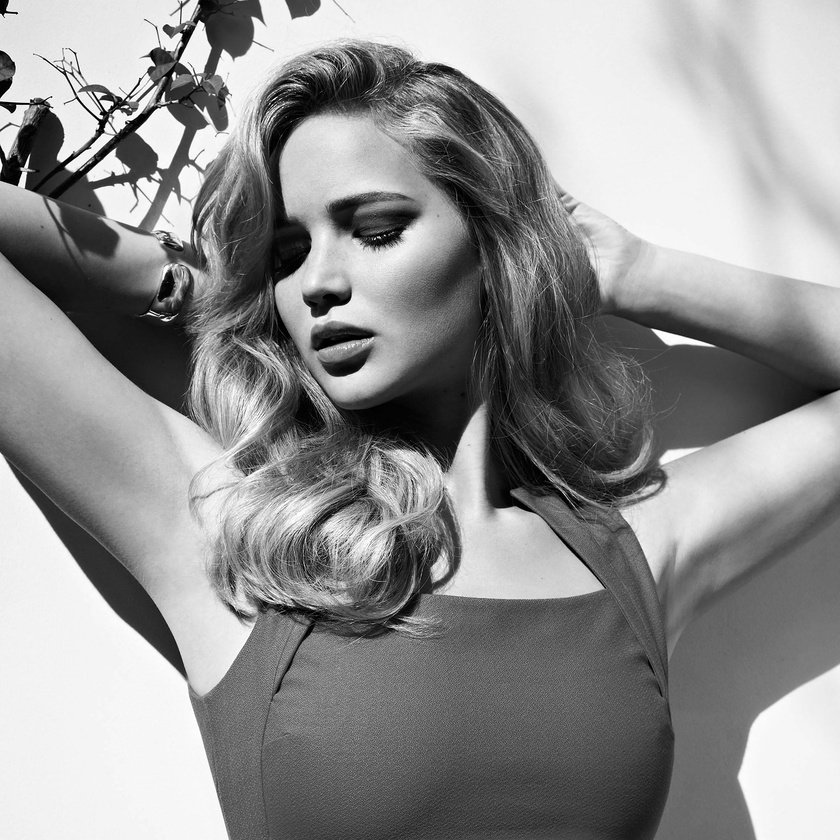
#> input picture Python/Image process/jennifer-lawrence-gray.jpg, 840 x 840 px, shrunk from 2732 x 2732 before the run, found by its file name
$ python GussianColored.py
#> lines starting #> are read from the running program, lines starting #| are printed output that depends on the picture
import numpy as np
from matplotlib import pyplot as plt
import cv2

img = cv2.imread("C:/Users/henry/OneDrive/Programs/Program/Python/Image process/jennifer-lawrence-gray.jpg", -1)
#> img is the input picture: shape (840, 840, 3); min 0, max 255, mean 145.2
#img = cv2.imread("/Users/henry/OneDrive/Programs/Program/Python/Image process/jennifer-lawrence-gray.jpg", 0) # For my mac

nr, nc = img.shape[:2]
#> nr = 840; nc = 840
x0 = nr // 2
#> x0 = 420
y0 = nc // 2
#> y0 = 420
sigma = 200

illumination = np.zeros([nr, nc], dtype = 'float32')

for x in range(nr):
    for y in range(nc):
        illumination[x,y] = np.exp(-((x - x0) ** 2 + (y - y0) ** 2) / (2 * sigma * sigma))
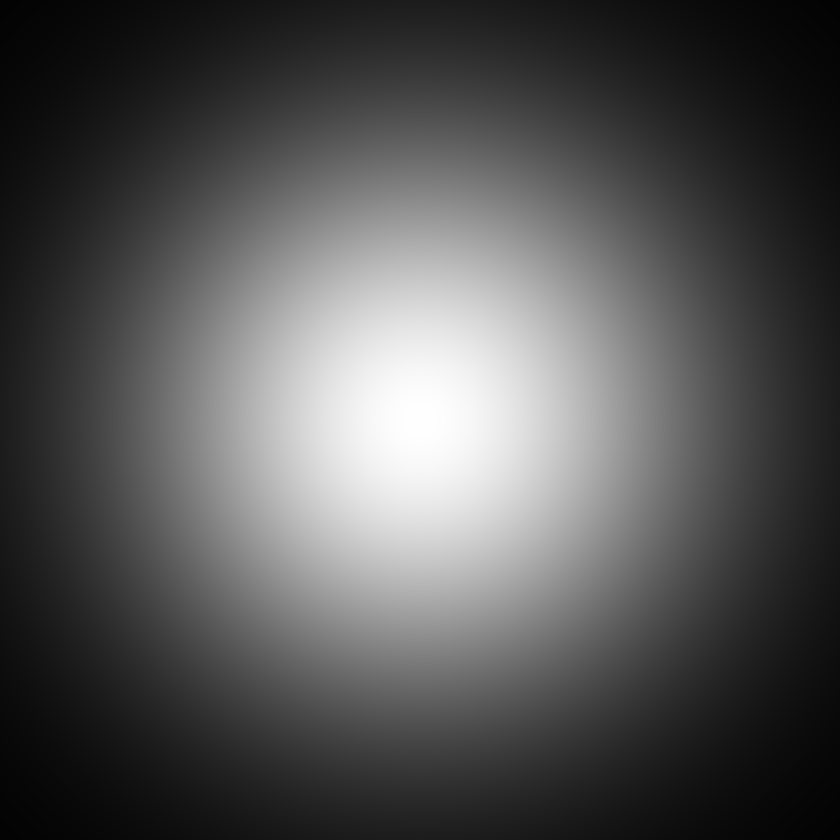
#> illumination: shape (840, 840) float32; min 0.0122, max 1, mean 0.331

new_img = img.copy()
for x in range(nr):
    for y in range(nc):
        for z in range(3):
            val = round(illumination[x,y] * img[x,y,z])
            new_img[x,y,z] = np.uint8(val)
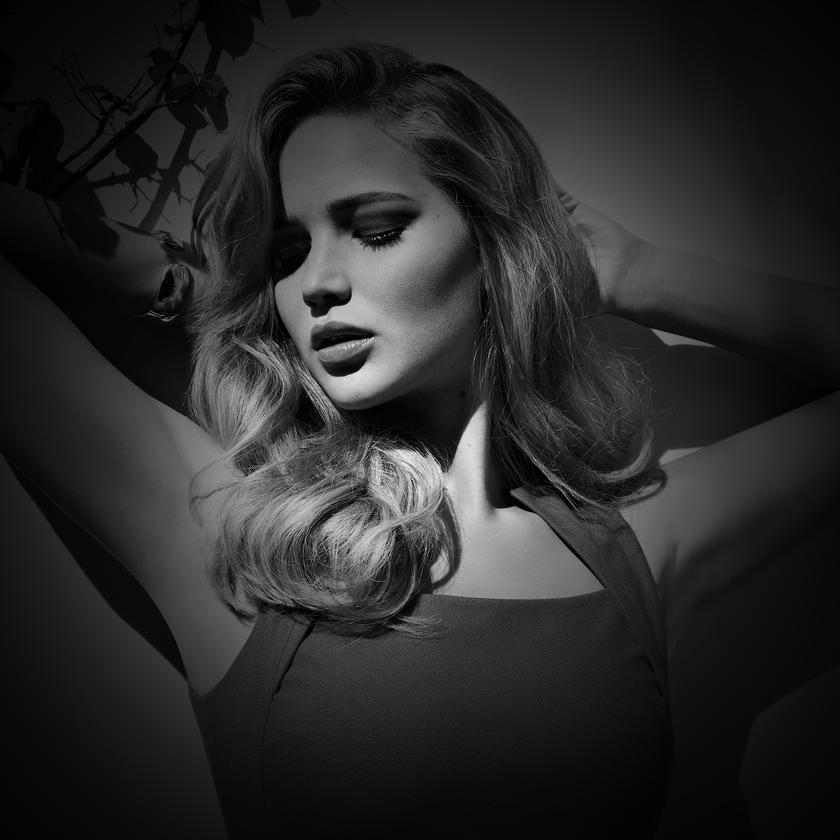
#> new_img: shape (840, 840, 3); min 0, max 248, mean 41.2

images = [img, illumination, new_img]
titles = ['Original', 'Gaussian', 'Image Formation']
plt.figure(figsize = (15, 15))

for i in range(3):
    plt.subplot(1, 3, i + 1), plt.imshow(images[i])
    plt.title(titles[i])

plt.tight_layout()
plt.show()
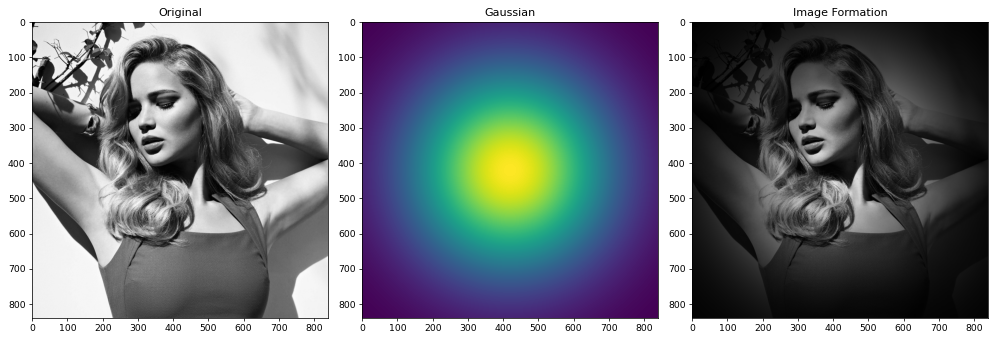
#> figure drawn by matplotlib, 3 panels
